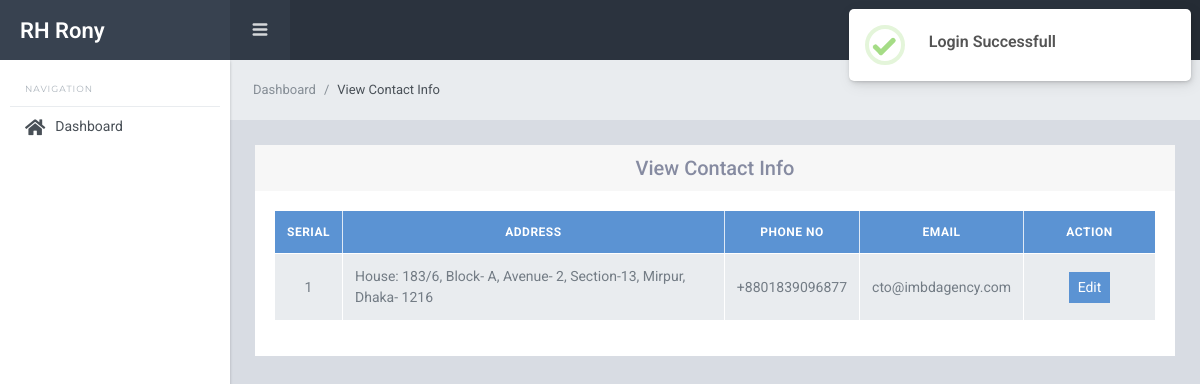
The app's page /backend/company_info/contact_info_view.php (signed in) with its own data.
### tables this page shows
CREATE TABLE `contacts_info` (
  `id` int(11) NOT NULL,
  `address` varchar(100) NOT NULL,
  `phone` varchar(20) NOT NULL,
  `email` varchar(30) NOT NULL
);

### assets/functions.php (called while the page is built, shortened)
<?php
function url($x = '') {
    $directory = explode('/', dirname($_SERVER['PHP_SELF']));
    $url = $_SERVER['HTTP_HOST'] . '/' . $directory[1] . '/';
    $url = str_replace('//', '/', $url);
    if (isset($_SERVER['HTTPS']) && $_SERVER['HTTPS'] == 'on') {
        $url = 'https://' . $url;
    } else {
        $url = 'http://' . $url;
    }
    return $url . $x;
}

### backend/company_info/contact_info_view.php (the view, shortened to what this page needs)
<?php
$sql = "SELECT * FROM contacts_info";
$query = mysqli_query($conn, $sql);
require_once("../includes/header.php");
require_once("../includes/sidebar.php");
require_once("../includes/navbar.php");
?>
<div class="sl-mainpanel">
    <nav class="breadcrumb sl-breadcrumb">
        <a class="breadcrumb-item" href="<?= url() ?>backend/dashboard.php">Dashboard</a>
        <span class="breadcrumb-item active">View Contact Info</span>
    </nav>
    <div class="sl-pagebody">
        <div class="row justify-content-center">
            <div class="col-md-12">
                <div class="card">
                    <div class="card-header">
                        <h5 class="m-0 text-center">View Contact Info</h5>
                    </div>
                    <div class="card-body">
                        <table class="table table-bordered align-middle">
                            <thead class="bg-info">
                                <tr>
                                    <th width="5%" class="text-center">Serial</th>
                                    <th class="text-center">Address</th>
                                    <th class="text-center">Phone No</th>
                                    <th class="text-center">Email</th>
                                    <th width="15%" class="text-center">Action</th>
                                </tr>
                            </thead>
                            <tbody>
                                <?php foreach ($query as $key => $contact) : ?>
                                    <tr>
                                        <td class="text-center"><?= ++$key ?></td>
                                        <td><?= $contact['address'] ?></td>
                                        <td class="text-center"><?= $contact['phone'] ?></td>
                                        <td class="text-center"><?= $contact['email'] ?></td>
                                        <td class="text-center">
                                            <a href="contact_info_edit.php?id=<?= $contact['id'] ?>" class="btn btn-info btn-sm">Edit</a>
                                        </td>
                                    </tr>
                                <?php endforeach ?>
                            </tbody>
                        </table>
                    </div>
                </div>
            </div>
        </div>
    </div>
</div>
<?php require_once("../includes/footer.php"); ?>

### assets/style.css (style rules this page uses)
.table th, .table td { vertical-align: middle; }

### records on screen
contacts_info: address "House: 183/6, Block- A, Avenue- 2, Section-13, Mirpur, Dhaka- 1216", phone "+8801839096877", email "cto@imbdagency.com"
